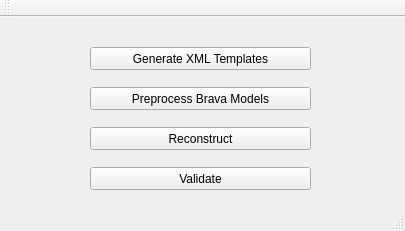
<?xml version="1.0" encoding="UTF-8"?>
<ui version="4.0">
 <class>VesselReconstructionClass</class>
 <widget class="QMainWindow" name="VesselReconstructionClass">
  <property name="geometry">
   <rect>
    <x>0</x>
    <y>0</y>
    <width>405</width>
    <height>231</height>
   </rect>
  </property>
  <property name="windowTitle">
   <string>VesselReconstruction</string>
  </property>
  <widget class="QWidget" name="centralWidget">
   <widget class="QPushButton" name="generateButton">
    <property name="geometry">
     <rect>
      <x>90</x>
      <y>30</y>
      <width>221</width>
      <height>23</height>
     </rect>
    </property>
    <property name="text">
     <string>Generate XML Templates</string>
    </property>
   </widget>
   <widget class="QPushButton" name="preprocessButton">
    <property name="geometry">
     <rect>
      <x>90</x>
      <y>70</y>
      <width>221</width>
      <height>23</height>
     </rect>
    </property>
    <property name="text">
     <string>Preprocess Brava Models</string>
    </property>
   </widget>
   <widget class="QPushButton" name="reconstructButton">
    <property name="geometry">
     <rect>
      <x>90</x>
      <y>110</y>
      <width>221</width>
      <height>23</height>
     </rect>
    </property>
    <property name="text">
     <string>Reconstruct</string>
    </property>
   </widget>
   <widget class="QPushButton" name="validateButton">
    <property name="geometry">
     <rect>
      <x>90</x>
      <y>150</y>
      <width>221</width>
      <height>23</height>
     </rect>
    </property>
    <property name="text">
     <string>Validate</string>
    </property>
   </widget>
  </widget>
  <widget class="QMenuBar" name="menuBar">
   <property name="geometry">
    <rect>
     <x>0</x>
     <y>0</y>
     <width>405</width>
     <height>21</height>
    </rect>
   </property>
  </widget>
  <widget class="QToolBar" name="mainToolBar">
   <attribute name="toolBarArea">
    <enum>TopToolBarArea</enum>
   </attribute>
   <attribute name="toolBarBreak">
    <bool>false</bool>
   </attribute>
  </widget>
  <widget class="QStatusBar" name="statusBar"/>
 </widget>
 <layoutdefault spacing="6" margin="11"/>
 <resources>
  <include location="VesselReconstruction.qrc"/>
 </resources>
 <connections/>
</ui>
